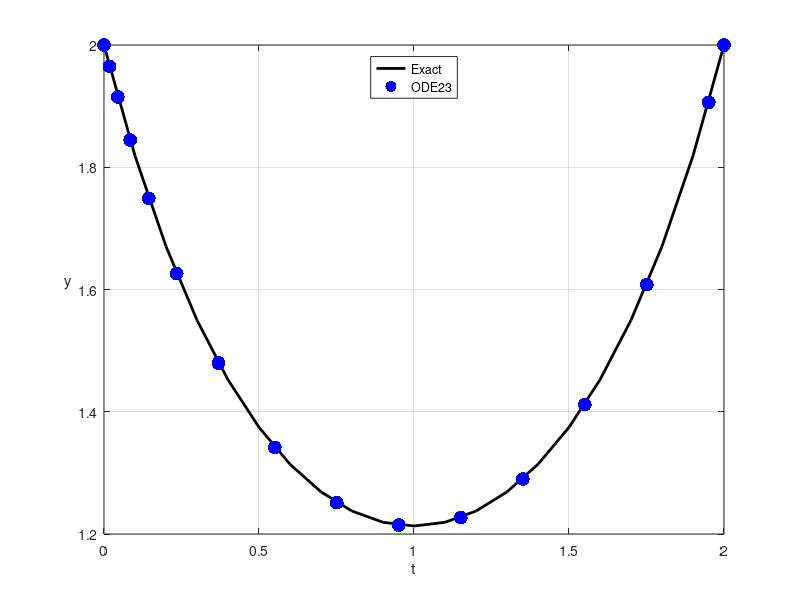

MATLAB code to generate this figure:
clear;
% dy/dt = -y + t*y

yo = 2;

te = [0:0.1:2];
ye = yo*exp(te.*te/2 - te);

dydt = @(t,y) -y + t*y;
[t,y] = ode23(dydt,[0,2],yo);

figure(1);clf;hold on;grid on;box on;
plot(te,ye,'k','LineWidth',2);
plot(t,y,'b.','MarkerSize',30);
legend('Exact','ODE23','Location','North');
xlabel('t');
ylabel('y','Rotation',0,'HorizontalAlignment','Right');
